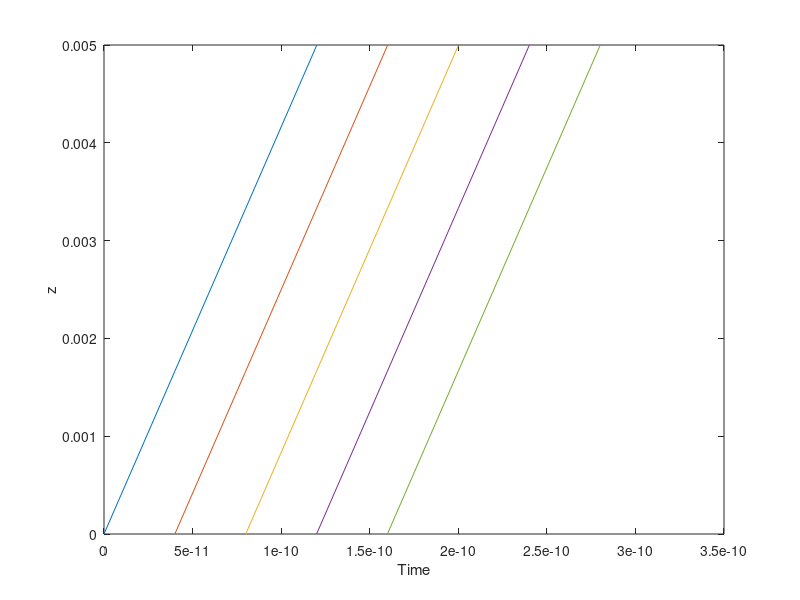

The MATLAB source for this figure:
close all
clear all
clc

c = 299792458;
e = 1.6*10^(-19);
m = 9.11*10^(-31);

F = input('Center Frequency (in GHz): ');
I = input('Beam Current (in mA)     : ');
V = input('Beam Voltage (in kV)     : ');
BW= input('Bandwidth (in GHz)       : ');

F = F*1000000000;
BW= BW*1000000000;

%Calculating Beam Velocity
v0 = c*sqrt(1-1/(1+(V/511))^2);
%Calculating Axial Propagation Constant
Beta = 2*pi*F/v0;
%Calculating Pitch
Pitch = 2.5*pi/Beta;
%Calculating Gap
Gap = 0.3*Pitch;
%Calculating Vane Thickness
V_Thick = Pitch - Gap;
%Calculating Beam Tunnel Height
A = 1/Beta;
B_T_Height = 2*A;
%Calculating Vane Height
V_Height = 3 * B_T_Height;
%Calculating Total Height
H = (2*V_Height) + B_T_Height;
%Calculating upper and lower cutoff frequency
Fu = F + BW/2;
Fl = F - BW/2;
%Calculating Width of the Rectangular Waveguide
W = c/(2*Fl);

%Presenting All the Values
disp('All Values are in meter');
disp(' ');
disp(' ');
disp('Pitch');
disp(Pitch);
disp('Gap');
disp(Gap);
disp('Vane Thickness');
disp(V_Thick);
disp('Beam Tunnel Height');
disp(B_T_Height);
disp('Vane Height');
disp(V_Height);
disp('Total Height');
disp(H);
disp('Width');
disp(W);
disp(' ');
disp('All Values are in Hz');
disp(' ');
disp(' ');
disp('Lower Cut off Frequency');
disp(Fl);
disp('Upper Cut off Frequency');
disp(Fu);
disp('Central Frequency');
disp(F);

%Sheet Beam Calculations
disp(' ');
disp(' ');
disp('Sheet Beam Calculations');
disp(' ');

%Data from User
Beam_T = input('Thickness of the beam in um     : ');
Beam_W = input('Width of the beam in um         : ');
ND = input('Number of Discs per Wavelength  : ');
NR = input('Number of steps per wavelength  : ');
Ln = input('Length of the tube in mm        : ');
Ln = Ln/1000;
%Calculating Current Density
J = (I*10^5)/(Beam_T*Beam_W);
%Calculating Wavelength
Lambda = 2*pi/Beta;
%Calculating Charge
q = (J*Beam_T*Beam_W)/(1000000*ND*6*F);
%Calculating Impedance - This is for Helix and needs to be updated for
%staggered later
k = 2*pi*F/c;
Gamma = sqrt((Beta^2) - (k^2));
%N is SlowDown Factor
N = Beta/k;
a = 2*A;
num = (((besseli(0,(Gamma*a)))^2)-((besseli(1,(Gamma*a)))^2))*N;
den = ((2*(besseli(0,(Gamma*a)))*(besseli(1,(Gamma*a))))-((besseli(0,(Gamma*a)))^2)+((besseli(1,(Gamma*a)))^2));
Z = (120/(Gamma*a))*((Gamma^4)/(Beta^4))*(num/den);
%Considering Power of input RF Signal being 1W
%Calculating Electric Field
Pin = 1;
E0 = Beta*sqrt(2*Z*Pin);
%Calculating Interchanged Energy of the Macroparticle
h = Lambda/NR;
NZ = Ln/h;
%zn = Lambda/NZ;
%dE = q*E0*zn;
%Calculating Velocity of each macroparticle in each section
tn = 1/(F*ND);
ang_f = 2*pi*F;
Lambdae = v0/F;
%Time Step Calculations
Acc = (e*E0*sin(ang_f*tn)/(m*10))*((1-(v0/c)^2)^(3/2))*((1/v0)^3);
% A will be dt/dz
A(1:NZ,1:ND) = 0;
t(1:NZ,1:ND) = 0;
z(1:NZ,1:ND) = 0;
A(1) = 1/v0;
z(1) = 0;
t(1) = 0;
for i=1:ND
    t(1,i) = (i-1)*Lambdae/(ND*v0);
end
A(1,:) = 1/v0;
for k=1:NZ
    for i=1:ND
        A(k+1,i) = A(k,i) + Acc*h;
        t(k+1,i) = t(k,i) + (A(k,i)+(0.5*Acc*h))*h;
        z(k+1,i) = z(k,i) + h;
    end
end
for k=1:ND
    plot(t(:,k),z(:,k));
    hold on
end
xlabel('Time');
ylabel('z');